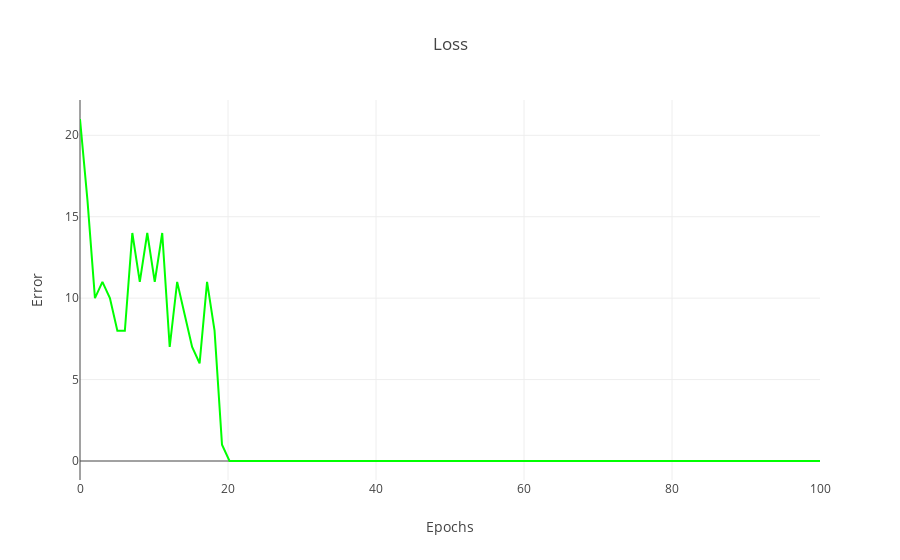

Write notebook code for a chart like this one.
### Code cell
errorGraphPoints = go.Scatter(
    x = np.linspace(0, len(perceptron.error), len(perceptron.error)),
    y = perceptron.error,
    mode = 'lines',
    marker = dict(
        symbol = 'circle',
        color = 'rgb(0, 255, 0)'
    ),
    name = 'Loss'   
)

layout = go.Layout(
    title='Loss',
    xaxis=dict(
        title='Epochs'
    ),
    yaxis=dict(
        title='Error'
    )
)

fig = go.Figure(data=[errorGraphPoints], layout=layout)
plt.iplot(fig)

### Figure 1 — Plotly figure (JSON) as saved in the notebook; plotly's stock layout.template omitted (floating-point values rounded to 4 significant figures)
{"data": [{"marker": {"color": "rgb(0, 255, 0)", "symbol": "circle"}, "mode": "lines", "name": "Loss", "type": "scatter", "uid": "b56312b3-4727-41c3-a6e5-e2b1b4a33eee", "x": [0, 1.01, 2.02, 3.03, 4.04, 5.051, 6.061, 7.071, 8.081, 9.091, 10.1, 11.11, 12.12, 13.13, 14.14, 15.15, 16.16, 17.17, 18.18, 19.19, 20.2, 21.21, 22.22, 23.23, 24.24, 25.25, 26.26, 27.27, 28.28, 29.29, 30.3, 31.31, 32.32, 33.33, 34.34, 35.35, 36.36, 37.37, 38.38, 39.39, 40.4, 41.41, 42.42, 43.43, 44.44, 45.45, 46.46, 47.47, 48.48, 49.49, 50.51, 51.52, 52.53, 53.54, 54.55, 55.56, 56.57, 57.58, 58.59, 59.6, 60.61, 61.62, 62.63, 63.64, 64.65, 65.66, 66.67, 67.68, 68.69, 69.7, 70.71, 71.72, 72.73, 73.74, 74.75, 75.76, 76.77, 77.78, 78.79, 79.8, 80.81, 81.82, 82.83, 83.84, 84.85, 85.86, 86.87, 87.88, 88.89, 89.9, 90.91, 91.92, 92.93, 93.94, 94.95, 95.96, 96.97, 97.98, 98.99, 100], "y": [21, 16, 10, 11, 10, 8, 8, 14, 11, 14, 11, 14, 7, 11, 9, 7, 6, 11, 8, 1, 0, 0, 0, 0, 0, 0, 0, 0, 0, 0, 0, 0, 0, 0, 0, 0, 0, 0, 0, 0, 0, 0, 0, 0, 0, 0, 0, 0, 0, 0, 0, 0, 0, 0, 0, 0, 0, 0, 0, 0, 0, 0, 0, 0, 0, 0, 0, 0, 0, 0, 0, 0, 0, 0, 0, 0, 0, 0, 0, 0, 0, 0, 0, 0, 0, 0, 0, 0, 0, 0, 0, 0, 0, 0, 0, 0, 0, 0, 0, 0]}], "layout": {"autosize": true, "title": {"text": "Loss"}, "xaxis": {"autorange": true, "range": [0, 100], "title": {"text": "Epochs"}, "type": "linear"}, "yaxis": {"autorange": true, "range": [-1.167, 22.17], "title": {"text": "Error"}, "type": "linear"}}}
